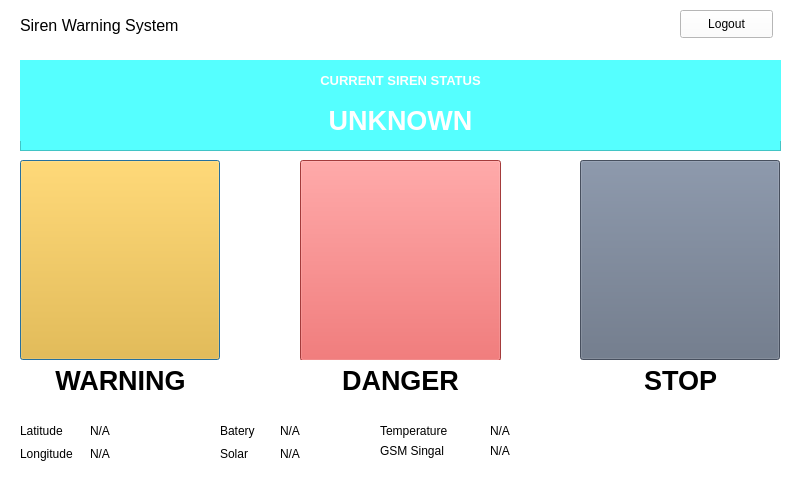
<?xml version="1.0" encoding="UTF-8"?>
<ui version="4.0">
 <class>Dialog</class>
 <widget class="QDialog" name="Dialog">
  <property name="geometry">
   <rect>
    <x>0</x>
    <y>0</y>
    <width>800</width>
    <height>480</height>
   </rect>
  </property>
  <property name="windowTitle">
   <string>Dialog</string>
  </property>
  <property name="styleSheet">
   <string notr="true">background-color: rgb(255, 255, 255);</string>
  </property>
  <widget class="QLabel" name="labelStationInfo">
   <property name="geometry">
    <rect>
     <x>20</x>
     <y>10</y>
     <width>251</width>
     <height>31</height>
    </rect>
   </property>
   <property name="font">
    <font>
     <family>Arial</family>
     <pointsize>12</pointsize>
     <weight>50</weight>
     <bold>false</bold>
    </font>
   </property>
   <property name="styleSheet">
    <string notr="true"/>
   </property>
   <property name="text">
    <string>Siren Warning System</string>
   </property>
   <property name="alignment">
    <set>Qt::AlignLeading|Qt::AlignLeft|Qt::AlignVCenter</set>
   </property>
  </widget>
  <widget class="QLabel" name="labelDateTime_2">
   <property name="geometry">
    <rect>
     <x>300</x>
     <y>10</y>
     <width>331</width>
     <height>31</height>
    </rect>
   </property>
   <property name="font">
    <font>
     <pointsize>14</pointsize>
     <weight>75</weight>
     <bold>true</bold>
    </font>
   </property>
   <property name="styleSheet">
    <string notr="true">color: rgb(255, 255, 255);</string>
   </property>
   <property name="text">
    <string>10-08-2021 @ 16:30:00</string>
   </property>
   <property name="alignment">
    <set>Qt::AlignCenter</set>
   </property>
  </widget>
  <widget class="QLabel" name="labelNetworkStatus_10">
   <property name="geometry">
    <rect>
     <x>20</x>
     <y>443</y>
     <width>71</width>
     <height>21</height>
    </rect>
   </property>
   <property name="text">
    <string>Longitude</string>
   </property>
  </widget>
  <widget class="QLabel" name="labelNetworkStatus_9">
   <property name="geometry">
    <rect>
     <x>20</x>
     <y>420</y>
     <width>71</width>
     <height>21</height>
    </rect>
   </property>
   <property name="text">
    <string>Latitude</string>
   </property>
  </widget>
  <widget class="QLabel" name="labelGpsLatitude">
   <property name="geometry">
    <rect>
     <x>90</x>
     <y>420</y>
     <width>111</width>
     <height>21</height>
    </rect>
   </property>
   <property name="text">
    <string>N/A</string>
   </property>
  </widget>
  <widget class="QLabel" name="labelGpsLongitude">
   <property name="geometry">
    <rect>
     <x>90</x>
     <y>443</y>
     <width>111</width>
     <height>21</height>
    </rect>
   </property>
   <property name="text">
    <string>N/A</string>
   </property>
  </widget>
  <widget class="QLabel" name="labelSolar">
   <property name="geometry">
    <rect>
     <x>280</x>
     <y>443</y>
     <width>61</width>
     <height>21</height>
    </rect>
   </property>
   <property name="text">
    <string>N/A</string>
   </property>
  </widget>
  <widget class="QLabel" name="labelNetworkStatus_24">
   <property name="geometry">
    <rect>
     <x>220</x>
     <y>420</y>
     <width>61</width>
     <height>21</height>
    </rect>
   </property>
   <property name="text">
    <string>Batery</string>
   </property>
  </widget>
  <widget class="QLabel" name="labelBattery">
   <property name="geometry">
    <rect>
     <x>280</x>
     <y>420</y>
     <width>51</width>
     <height>21</height>
    </rect>
   </property>
   <property name="text">
    <string>N/A</string>
   </property>
  </widget>
  <widget class="QLabel" name="labelNetworkStatus_26">
   <property name="geometry">
    <rect>
     <x>220</x>
     <y>443</y>
     <width>51</width>
     <height>21</height>
    </rect>
   </property>
   <property name="text">
    <string>Solar</string>
   </property>
  </widget>
  <widget class="QLabel" name="labelNetworkStatus_6">
   <property name="geometry">
    <rect>
     <x>380</x>
     <y>420</y>
     <width>91</width>
     <height>21</height>
    </rect>
   </property>
   <property name="text">
    <string>Temperature</string>
   </property>
  </widget>
  <widget class="QLabel" name="labelTemperature">
   <property name="geometry">
    <rect>
     <x>490</x>
     <y>420</y>
     <width>51</width>
     <height>21</height>
    </rect>
   </property>
   <property name="text">
    <string>N/A</string>
   </property>
  </widget>
  <widget class="QFrame" name="frameSirenState">
   <property name="geometry">
    <rect>
     <x>20</x>
     <y>60</y>
     <width>761</width>
     <height>91</height>
    </rect>
   </property>
   <property name="styleSheet">
    <string notr="true">background-color: rgb(85, 255, 255);</string>
   </property>
   <property name="frameShape">
    <enum>QFrame::StyledPanel</enum>
   </property>
   <property name="frameShadow">
    <enum>QFrame::Raised</enum>
   </property>
   <widget class="QLabel" name="labelDateTime_6">
    <property name="geometry">
     <rect>
      <x>0</x>
      <y>0</y>
      <width>761</width>
      <height>41</height>
     </rect>
    </property>
    <property name="font">
     <font>
      <pointsize>10</pointsize>
      <weight>75</weight>
      <bold>true</bold>
     </font>
    </property>
    <property name="styleSheet">
     <string notr="true">color: rgb(255, 255, 255);</string>
    </property>
    <property name="text">
     <string>CURRENT SIREN STATUS</string>
    </property>
    <property name="alignment">
     <set>Qt::AlignCenter</set>
    </property>
   </widget>
   <widget class="QLabel" name="labelSirenState">
    <property name="geometry">
     <rect>
      <x>0</x>
      <y>40</y>
      <width>761</width>
      <height>41</height>
     </rect>
    </property>
    <property name="font">
     <font>
      <pointsize>20</pointsize>
      <weight>75</weight>
      <bold>true</bold>
     </font>
    </property>
    <property name="styleSheet">
     <string notr="true">color: rgb(255, 255, 255);</string>
    </property>
    <property name="text">
     <string>UNKNOWN</string>
    </property>
    <property name="alignment">
     <set>Qt::AlignCenter</set>
    </property>
   </widget>
  </widget>
  <widget class="QLabel" name="labelNetworkStatus_7">
   <property name="geometry">
    <rect>
     <x>380</x>
     <y>440</y>
     <width>91</width>
     <height>21</height>
    </rect>
   </property>
   <property name="text">
    <string>GSM Singal</string>
   </property>
  </widget>
  <widget class="QLabel" name="labelGsm">
   <property name="geometry">
    <rect>
     <x>490</x>
     <y>440</y>
     <width>51</width>
     <height>21</height>
    </rect>
   </property>
   <property name="text">
    <string>N/A</string>
   </property>
  </widget>
  <widget class="QPushButton" name="pushButtonWarning">
   <property name="geometry">
    <rect>
     <x>20</x>
     <y>160</y>
     <width>200</width>
     <height>200</height>
    </rect>
   </property>
   <property name="autoFillBackground">
    <bool>false</bool>
   </property>
   <property name="styleSheet">
    <string notr="true">image: url(:/icon/images/siren.png);
background-color: #F9B115;</string>
   </property>
   <property name="text">
    <string/>
   </property>
  </widget>
  <widget class="QPushButton" name="pushButtonDanger">
   <property name="geometry">
    <rect>
     <x>300</x>
     <y>160</y>
     <width>201</width>
     <height>201</height>
    </rect>
   </property>
   <property name="styleSheet">
    <string notr="true">image: url(:/icon/images/siren.png);
background-color: #E55353;</string>
   </property>
   <property name="text">
    <string/>
   </property>
  </widget>
  <widget class="QPushButton" name="pushButtonStop">
   <property name="geometry">
    <rect>
     <x>580</x>
     <y>160</y>
     <width>200</width>
     <height>200</height>
    </rect>
   </property>
   <property name="styleSheet">
    <string notr="true">image: url(:/icon/images/no_siren.png);
background-color: #636F83;</string>
   </property>
   <property name="text">
    <string/>
   </property>
  </widget>
  <widget class="QPushButton" name="pushButtonLogout">
   <property name="geometry">
    <rect>
     <x>680</x>
     <y>10</y>
     <width>93</width>
     <height>28</height>
    </rect>
   </property>
   <property name="text">
    <string>Logout</string>
   </property>
  </widget>
  <widget class="QLabel" name="labelSirenState_2">
   <property name="geometry">
    <rect>
     <x>20</x>
     <y>360</y>
     <width>201</width>
     <height>41</height>
    </rect>
   </property>
   <property name="font">
    <font>
     <pointsize>20</pointsize>
     <weight>75</weight>
     <bold>true</bold>
    </font>
   </property>
   <property name="styleSheet">
    <string notr="true">color: rgb(0, 0, 0);</string>
   </property>
   <property name="text">
    <string>WARNING</string>
   </property>
   <property name="alignment">
    <set>Qt::AlignCenter</set>
   </property>
  </widget>
  <widget class="QLabel" name="labelSirenState_3">
   <property name="geometry">
    <rect>
     <x>300</x>
     <y>360</y>
     <width>201</width>
     <height>41</height>
    </rect>
   </property>
   <property name="font">
    <font>
     <pointsize>20</pointsize>
     <weight>75</weight>
     <bold>true</bold>
    </font>
   </property>
   <property name="styleSheet">
    <string notr="true">color: rgb(0, 0, 0);</string>
   </property>
   <property name="text">
    <string>DANGER</string>
   </property>
   <property name="alignment">
    <set>Qt::AlignCenter</set>
   </property>
  </widget>
  <widget class="QLabel" name="labelSirenState_4">
   <property name="geometry">
    <rect>
     <x>580</x>
     <y>360</y>
     <width>201</width>
     <height>41</height>
    </rect>
   </property>
   <property name="font">
    <font>
     <pointsize>20</pointsize>
     <weight>75</weight>
     <bold>true</bold>
    </font>
   </property>
   <property name="styleSheet">
    <string notr="true">color: rgb(0, 0, 0);</string>
   </property>
   <property name="text">
    <string>STOP</string>
   </property>
   <property name="alignment">
    <set>Qt::AlignCenter</set>
   </property>
  </widget>
 </widget>
 <resources>
  <include location="idle.qrc"/>
  <include location="idle.qrc"/>
 </resources>
 <connections/>
</ui>
